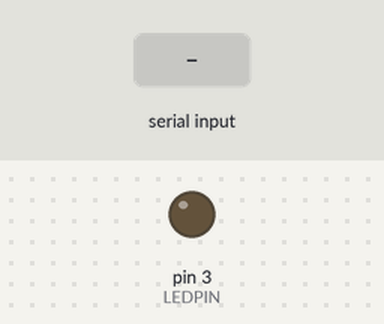
Recording of a sketch running on a simulated Arduino Uno, built with avr-gcc and run on an emulated ATmega328P. On the bench: output pins drawn as LEDs (lit = HIGH). The test bench sets the inputs (shaded band). What the sketch prints to the serial monitor is not drawn.

Above: at 1.2 s.
1.3 s: "1\n" received over Serial
Timing chart, 0 to 4.3 s (numbered marks = the images above; inputs shaded):
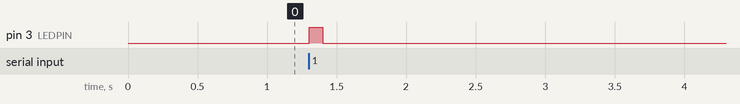

The sketch:

basicProcessingToArduino.ino
```cpp
/*
   Flash an LED when we receive a message from Processing.
   Because Processing is so much faster, we use handshaking
   to avoid overwhelming the Arduino

   Based on
   https://github.com/aaronsherwood/introduction_interactive_media/blob/master/arduinoExamples/serialExamples/buildOffThisOne/buildOffThisOne.ino
   by Aaron Sherwood
*/

const int LEDPIN = 3;

const int flashDuration = 100; // milliseconds
unsigned long turnedLEDOnAt = 0;

void setup() {
  Serial.begin(9600);

  // Since both sides wait for each other before they send anything,
  // someone needs to start the conversation
  Serial.println("0");

  pinMode(LEDPIN, OUTPUT);
}

void loop() {

  while (Serial.available()) {
    int valueFromProcessing = Serial.parseInt();

    // Only proceed if we have the end of line
    if (Serial.read() == '\n') {

      if (valueFromProcessing == 1) {
        //  turn on LED
        digitalWrite(LEDPIN, HIGH);
        // and note the time
        turnedLEDOnAt = millis();
      }

      // Tell Processing we're ready for another
      Serial.println(0); // the value doesn't matter
    }
  }

  if (millis() - turnedLEDOnAt >= flashDuration) {
    // turn off LED
    digitalWrite(LEDPIN, LOW);
  }
}

/*


// Bounce a ball, and each time the ball hits the floor
// flash an LED on Arduino. Demonstration of adding serial
// communication to an existing project.

// Based on
// https://github.com/aaronsherwood/introduction_interactive_media/blob/master/processingExamples/gravityExamples/gravityWind/gravityWind.pde
// by Aaron Sherwood

PVector velocity;
PVector gravity;
PVector position;
PVector acceleration;
float drag = 0.99;
float mass = 50;
float hDampening;

import processing.serial.*;
Serial myPort;
boolean arduinoIsReady = false;

void setup() {
  size(640, 360);
  noFill();

  position = new PVector(width/2, 0);
  velocity = new PVector(0, 0);
  acceleration = new PVector(0, 0);
  gravity = new PVector(0, 0.5*mass);

  printArray(Serial.list());
  // replace the index with the index of Arduino's serial port
  String portname=Serial.list()[0];

  myPort = new Serial(this, portname, 9600);
  myPort.clear();
  myPort.bufferUntil('\n');
}

void draw() {
  background(255);

  applyForce(gravity);
  velocity.add(acceleration);
  velocity.mult(drag);
  position.add(velocity);
  acceleration.mult(0);

  // Note that the mass is also the radius
  ellipse(position.x, position.y, mass, mass);

  // Did we hit the floor?
  if (position.y > height-mass/2) {

    // change direction to bounce, also loose some energy
    // (dampning) so we the bounce is a little less each time
    velocity.y *= -0.9;

    // prevent sinking beneath the floor
    position.y = height-mass/2;

    // Send message to Arduio
    if (arduinoIsReady && velocity.mag() > 1) {
      myPort.write(1 + "\n"); // could be any value
      arduinoIsReady = false;
    }
  }
}

void applyForce(PVector force) {
  // Newton's 2nd law: F = M * A
  // or A = F / M
  PVector f = PVector.div(force, mass);
  acceleration.add(f);
}


void serialEvent(Serial myPort) {
  String s=myPort.readStringUntil('\n');
  arduinoIsReady = true;
}

*/
```

Measured:
- after the input at 1.3 s, pin 3 (LEDPIN): LOW → HIGH at once, → LOW 0.10 s later
